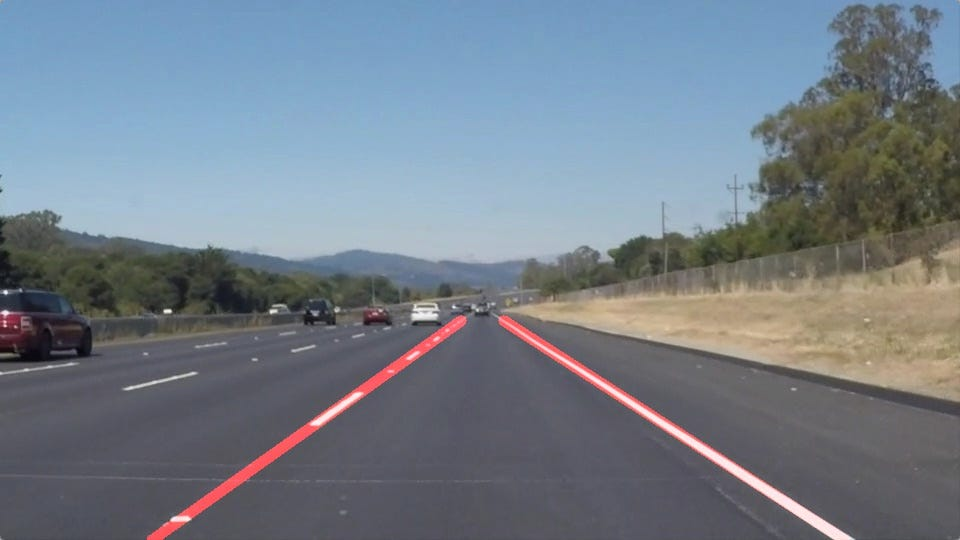
#> input picture Assignment6-TraditionalSegmentation/Canny.jpg, 960 x 540 px, found by its file name
$ python Canny.py
#> lines starting #> are read from the running program, lines starting #| are printed output that depends on the picture
import cv2
import matplotlib.pyplot as plt
import numpy as np

# Read image in grayscale (cv2 handles it)
img = cv2.imread(r"F:\python\AI\dip\Week5\Traditional\Canny.jpg", 0)
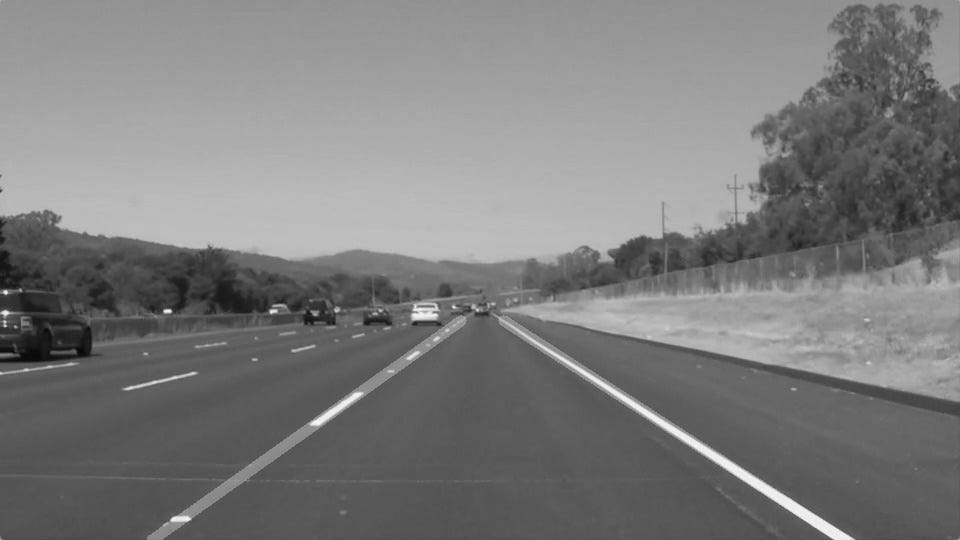
#> img: shape (540, 960); min 6, max 253, mean 124.2

# Check if image loaded successfully
if img is None:
    raise FileNotFoundError("Image not found. Check the file path!")

# Apply Canny Edge Detection
edges = cv2.Canny(img, 50, 150)
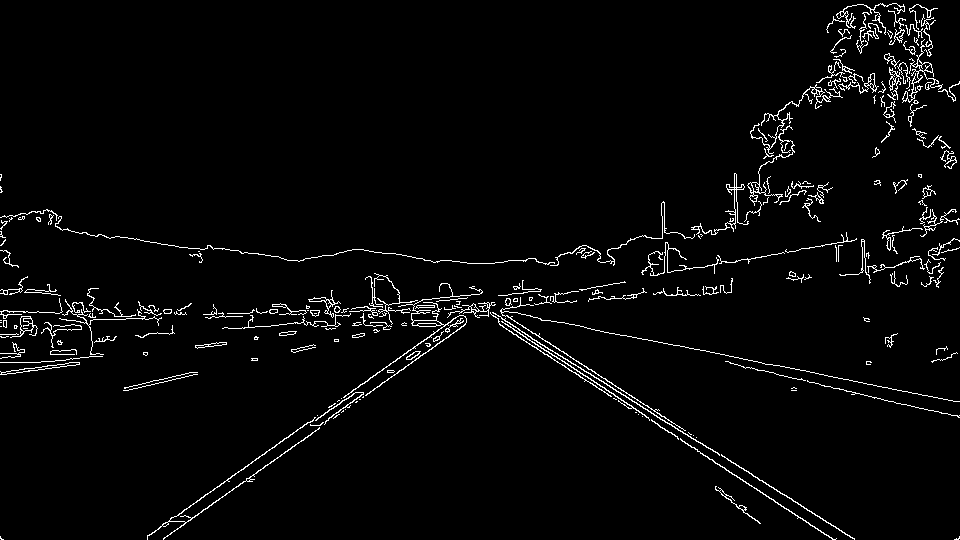
#> edges: shape (540, 960); 2.9% white in thin lines or dots

# Display Original
plt.imshow(img, cmap='gray')
plt.title("Original Image")
plt.axis("off")
plt.show()

# Display Edges
plt.imshow(edges, cmap='gray')
plt.title("Canny Edge Detection")
plt.axis("off")
plt.show()
